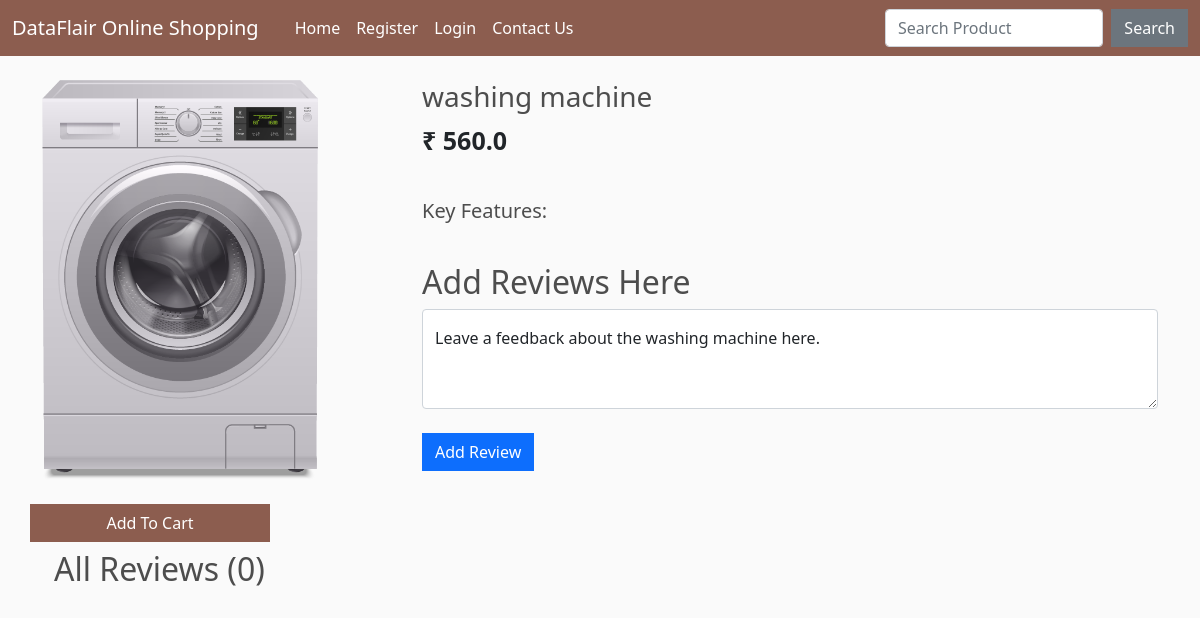
Page /product_view/4/ on the committed database.
### shop/models.py (models this page shows, shortened)
class Product(models.Model):
    name = models.CharField(max_length=100)
    price = models.FloatField()
    image = models.ImageField(upload_to="", default="")

### shop/views.py (the view)
# urls.py: path("product_view/<int:myid>/", views.product_view, name="product_view"),
def product_view(request, myid):
    product = Product.objects.filter(id=myid).first()
    feature = Feature.objects.filter(product=product)
    reviews = Review.objects.filter(product=product)
    data = cartData(request)
    items = data['items']
    order = data['order']
    cartItems = data['cartItems']
    if request.method == "POST":
        content = request.POST['content']
        review = Review(customer=customer, content=content, product=product)
        review.save()
        return redirect(f"/product_view/{product.id}")
    return render(request, "product_view.html",
                  {'product': product, 'cartItems': cartItems, 'feature': feature, 'reviews': reviews})

### shop/inherit.py (called while the page is built)
def cartData(request):
    if request.user.is_authenticated:
        customer = request.user.customer
        order, created = Order.objects.get_or_create(customer=customer, complete=False)
        items = order.orderitem_set.all()
        cartItems = order.get_cart_items
    else:
        items = []
        order = {'get_cart_total':0, 'get_cart_items':0}
        cartItems = order['get_cart_items']
    return {'cartItems':cartItems, 'items':items, 'order':order}

### shop/templates/product_view.html (shortened to what this page needs)
{% extends 'base.html' %}
{% load static %}
{% block body %}
{% load humanize %}
<div class="container mt-4">
    <div class="row">
    <div class="col-md-4">
    <div class="row">
<img src="/media/{{product.image}}" alt="" style="width: 300px; height: 400px;">
    </div>
    <br>
    <div class="row">
        <button data-product="{{product.id}}" data-action="add" class="btn add-btn update-cart"
        style="background-color: #8c5d4f; color: white; width: 15rem;">Add To Cart</button>    </div>
</div>
<div class="col-md-8">
    <h3>{{product.name}}</h3>
    <p style="font-size: 25px;"><b>₹ {{product.price}}</b></p>
    <br>
    <h5>Key Features:</h5>
    <br>
      <h2>Add Reviews Here</h2>
      <form method="POST" action="/product_view/{{product.id}}/"> {% csrf_token %}
            <div class="form-floating">
                  <textarea class="form-control" placeholder="Leave a comment here" id="floatingTextarea2"
                        style="height: 100px" id="content" name="content"></textarea>
                  <label for="floatingTextarea2">Leave a feedback about the {{product.name}} here.</label>
                  <br>
                  <button type="submit" class="btn btn-primary">Add Review</button>
            </div>
      </form>
</div>
</div>
<div class="container mt-2">
          <h2>All Reviews ({{reviews.count}})</h2>
    </div>
</div>
{% endblock %}

### shop/templates/base.html (style rules this page uses)
body { background-color: hsl(0, 0%, 98%); }
h1, h2, h3, h4, h5, h6 { color: hsl(0, 0%, 30%); }
.btn { border-radius: 0; }

### rows in the picture
Product: image (picture), name "washing machine", price "560.0"

### other values in the picture
{{ reviews.count }} "0"
